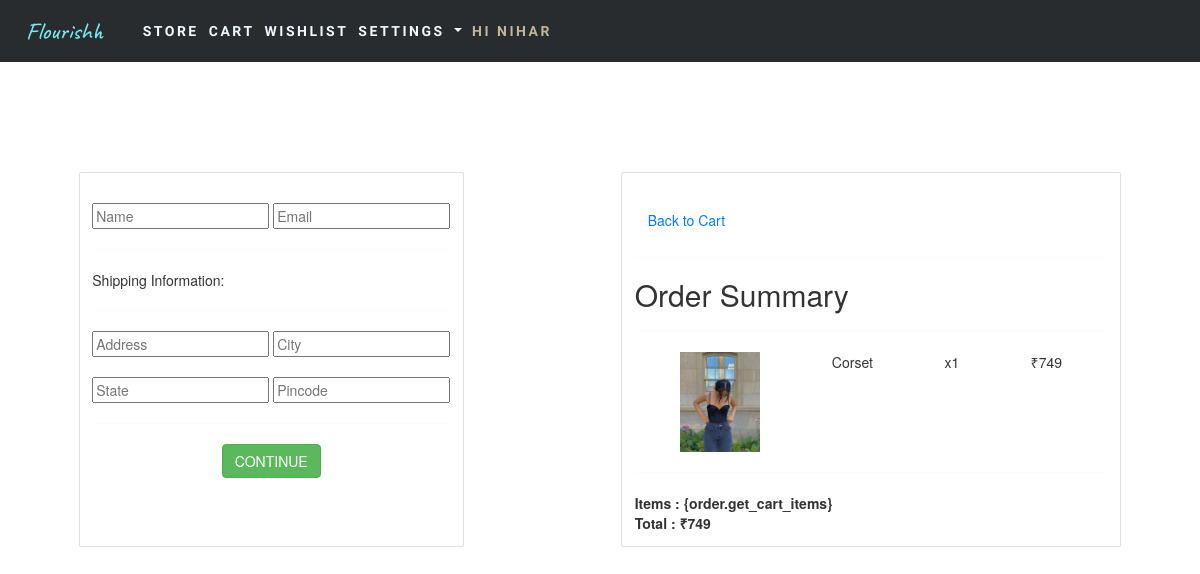
Page /checkout/ (signed in) on the earlier database version.
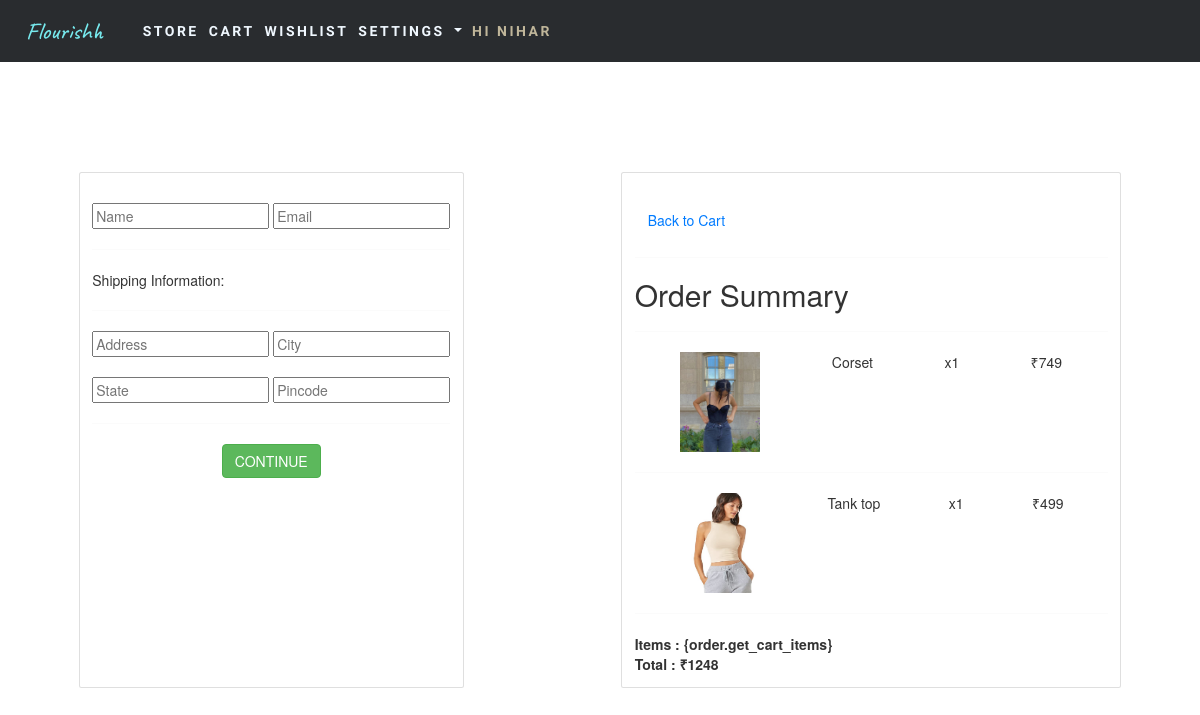
Same page on the later database version.
### app/models.py (models this page shows, shortened)
class OrderItem(models.Model):
    product = models.ForeignKey(Product, null=True, on_delete=models.SET_NULL)
    order = models.ForeignKey(Order, null=True, on_delete=models.SET_NULL)
    quantity = models.IntegerField(default=0, blank=True, null=True)
    orderitemdate = models.DateTimeField(auto_now_add=True)
    @property
    def get_total(self):
        total = self.product.price * self.quantity
        return total

class Product(models.Model):
    item = models.CharField(null=True, max_length= 200)
    image = models.ImageField(blank=True, null=True)
    price = models.IntegerField(null = True)
    sale = models.ForeignKey(Carousel, null=True, blank=True, on_delete=models.CASCADE, related_name="sale")
    brand = models.ForeignKey(Brand, null=True, blank=True, on_delete=models.CASCADE, related_name="brand")
    saleprice = models.IntegerField(null = True, blank=True)
    TAG_CHOICES = ((True, 'Women'), (False, 'Men'))
    tag = models.BooleanField(choices = TAG_CHOICES, null=None, default=True)
    instocknumber = models.IntegerField(null=True)
    availability = models.BooleanField(null=True)
    color = models.CharField(null=True, max_length= 20)
    @property
    def imageURL(self):
        try:
            url = self.image.url
        except:
            url = ''
        return url

class Order(models.Model):
    customer = models.ForeignKey(Customer, null= True, blank = True, on_delete=models.SET_NULL)
    orderdate = models.DateTimeField(auto_now_add=True)
    complete = models.BooleanField(default=False)
    transaction_id = models.CharField(max_length=40, null=True)
    @property
    def get_cart_total(self):
        orderitems = self.orderitem_set.all()
        total = sum([item.get_total for item in orderitems])
        return total

### app/views.py (the view)
# urls.py: path('checkout/', views.checkout, name='checkout'),
def checkout(request):
    if request.user.is_authenticated:
        customer = request.user.customer
        order, created = Order.objects.get_or_create(customer=customer, complete=False) #order number obtained
        items = order.orderitem_set.all() #obtained the ordered items for that order number
    else:
        items=[]
        order = {'get_cart_total':0, 'get_cart_items':0}
    context = {'items': items, 'order': order}
    return render(request, 'checkout.html', context)

### app/templates/checkout.html (shortened to what this page needs)
{% include 'main.html' %}
{% load static %}
<link rel="stylesheet" type="text/css" href="{% static 'css/allstyle.css' %}">
<link rel="stylesheet" href="https://maxcdn.bootstrapcdn.com/bootstrap/3.4.1/css/bootstrap.min.css">
{% block content %}
<body>
    <div class="class" style="display: flex; flex-direction:row; justify-content: space-around; margin-top: 50px;">
        <div class="card">
            <div class="card-body" style="padding-top: 30px;">
                <div class="inputs" style="display:flex; flex-direction:row; justify-content: space-between;">
                    <div class="name">
                        <input placeholder="Name">
                    </div>
                    <div class="email">
                        <input placeholder="Email">
                    </div>
                </div>
                <hr>
                Shipping Information:
                <hr>
                <div class="inputss" style="display:flex; flex-direction:row; justify-content: space-between;">
                    <div class="address">
                        <input placeholder="Address">
                    </div>
                    <div class="city">
                        <input placeholder="City">
                    </div>
                </div>
                <br>
                <div class="inputsss" style="display:flex; flex-direction:row; justify-content: space-between;">
                    <div class="state">
                        <input placeholder="State">
                    </div>
                    <div class="code">
                        <input placeholder="Pincode">
                    </div>
                </div>
                <hr>
                <a href = "{% url 'store' %}">
                    <button type="submit" class="btn btn-success" style="display: block;
                    margin-left: auto;
                    margin-right: auto">CONTINUE</button>
                </a>
            </div>
          </div>
          <div class="card" style="width: 500px;">
            <div class="card-body" style="padding-top: 30px">
                <a href="{% url 'cart' %}">
                    <button type="button" class="btn btn-outline-primary">Back to Cart</button>
                </a>
                <hr>
                <h2>Order Summary</h2>
                {% for item in items %}
                <hr>
                <div class="rows" style="display: flex; flex-direction: row; justify-content: space-around; margin: 10px;">
                    <div class="element">
                        <img src="{{item.product.imageURL}}" alt="img" height="100px" width="80px">
                    </div>
                    <div class="element">
                        {{item.product.item}}
                    </div>
                    <div class="element">
                        x{{item.quantity}}
                    </div>
                    <div class="element">
                        ₹{{item.get_total}}
                    </div>
                </div>
                {% endfor %}
                <hr>
                <strong>Items : {order.get_cart_items} <br>
                Total : ₹{{order.get_cart_total}}
                </strong>
            </div>
          </div>
    </div>
</body>
{% endblock content %}

Differences in the rows shown:
added OrderItem: product.imageURL (picture), product.item "Tank top", quantity "1", get_total "499"
computed for Order: get_cart_total "749" → "1248"
